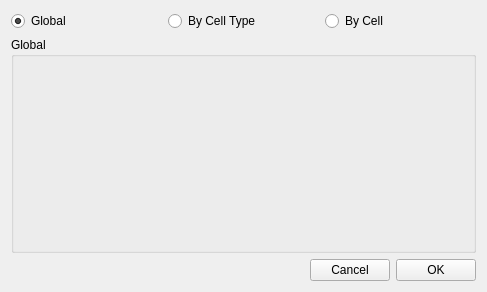
<?xml version="1.0" encoding="UTF-8"?>
<ui version="4.0">
 <class>VolumePluginGUI</class>
 <widget class="QDialog" name="VolumePluginGUI">
  <property name="geometry">
   <rect>
    <x>0</x>
    <y>0</y>
    <width>487</width>
    <height>292</height>
   </rect>
  </property>
  <property name="windowTitle">
   <string>Volume</string>
  </property>
  <layout class="QVBoxLayout" name="verticalLayout">
   <item>
    <layout class="QHBoxLayout" name="horizontalLayout_2">
     <item>
      <widget class="QRadioButton" name="global_RB">
       <property name="text">
        <string>Global</string>
       </property>
       <property name="checked">
        <bool>true</bool>
       </property>
      </widget>
     </item>
     <item>
      <widget class="QRadioButton" name="by_type_RB">
       <property name="text">
        <string>By Cell Type</string>
       </property>
      </widget>
     </item>
     <item>
      <widget class="QRadioButton" name="by_cell_RB">
       <property name="text">
        <string>By Cell</string>
       </property>
      </widget>
     </item>
    </layout>
   </item>
   <item>
    <widget class="QGroupBox" name="by_type_GB">
     <property name="title">
      <string>Global</string>
     </property>
     <layout class="QHBoxLayout" name="horizontalLayout_4"/>
    </widget>
   </item>
   <item>
    <layout class="QHBoxLayout" name="horizontalLayout">
     <item>
      <spacer name="horizontalSpacer">
       <property name="orientation">
        <enum>Qt::Horizontal</enum>
       </property>
       <property name="sizeHint" stdset="0">
        <size>
         <width>40</width>
         <height>20</height>
        </size>
       </property>
      </spacer>
     </item>
     <item>
      <widget class="QPushButton" name="cancel_PB">
       <property name="text">
        <string>Cancel</string>
       </property>
       <property name="autoDefault">
        <bool>false</bool>
       </property>
      </widget>
     </item>
     <item>
      <widget class="QPushButton" name="ok_PB">
       <property name="text">
        <string>OK</string>
       </property>
       <property name="autoDefault">
        <bool>false</bool>
       </property>
      </widget>
     </item>
    </layout>
   </item>
  </layout>
 </widget>
 <resources/>
 <connections>
  <connection>
   <sender>ok_PB</sender>
   <signal>clicked()</signal>
   <receiver>VolumePluginGUI</receiver>
   <slot>accept()</slot>
   <hints>
    <hint type="sourcelabel">
     <x>433</x>
     <y>253</y>
    </hint>
    <hint type="destinationlabel">
     <x>263</x>
     <y>233</y>
    </hint>
   </hints>
  </connection>
  <connection>
   <sender>cancel_PB</sender>
   <signal>clicked()</signal>
   <receiver>VolumePluginGUI</receiver>
   <slot>reject()</slot>
   <hints>
    <hint type="sourcelabel">
     <x>365</x>
     <y>255</y>
    </hint>
    <hint type="destinationlabel">
     <x>167</x>
     <y>245</y>
    </hint>
   </hints>
  </connection>
 </connections>
</ui>
